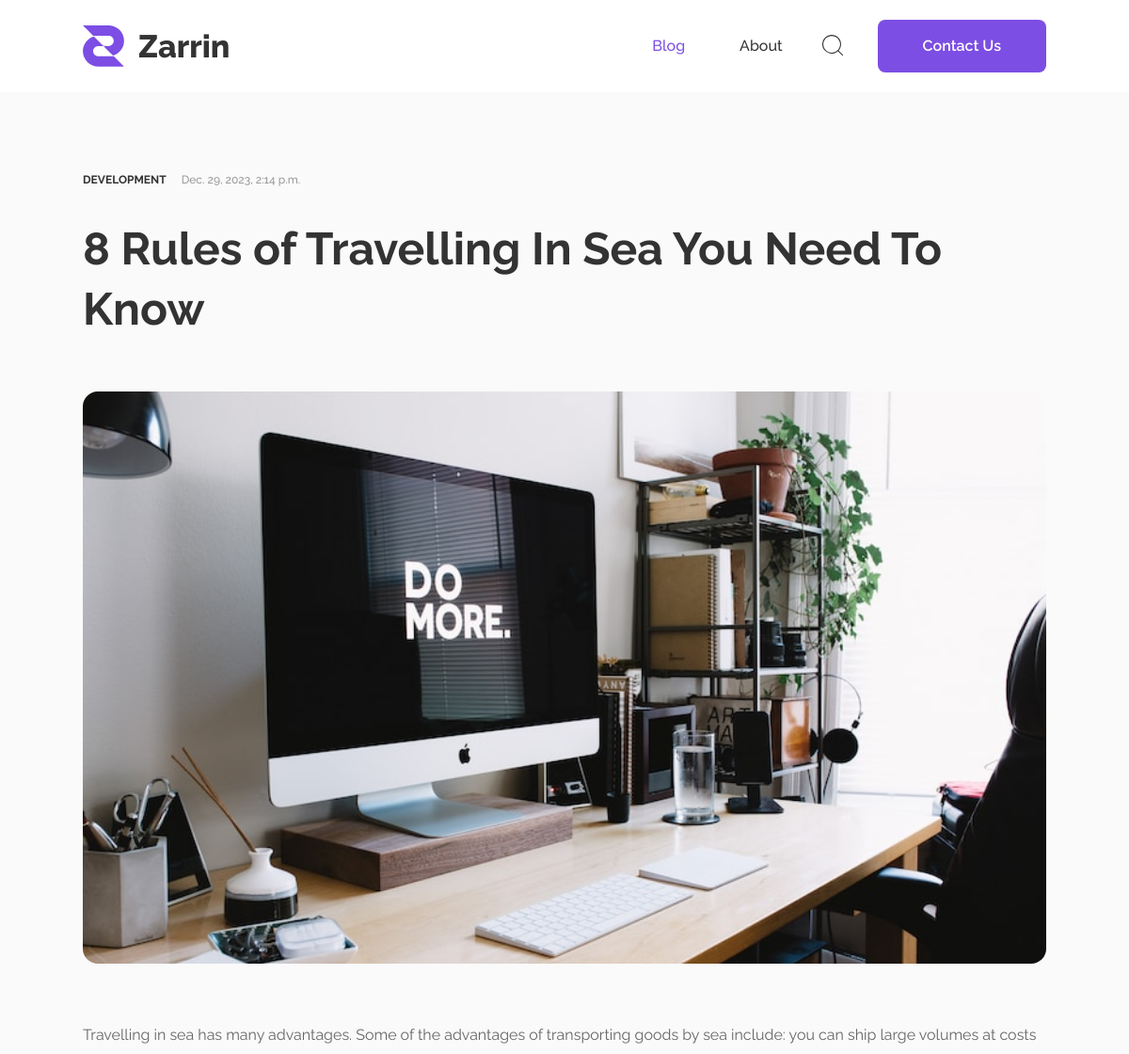
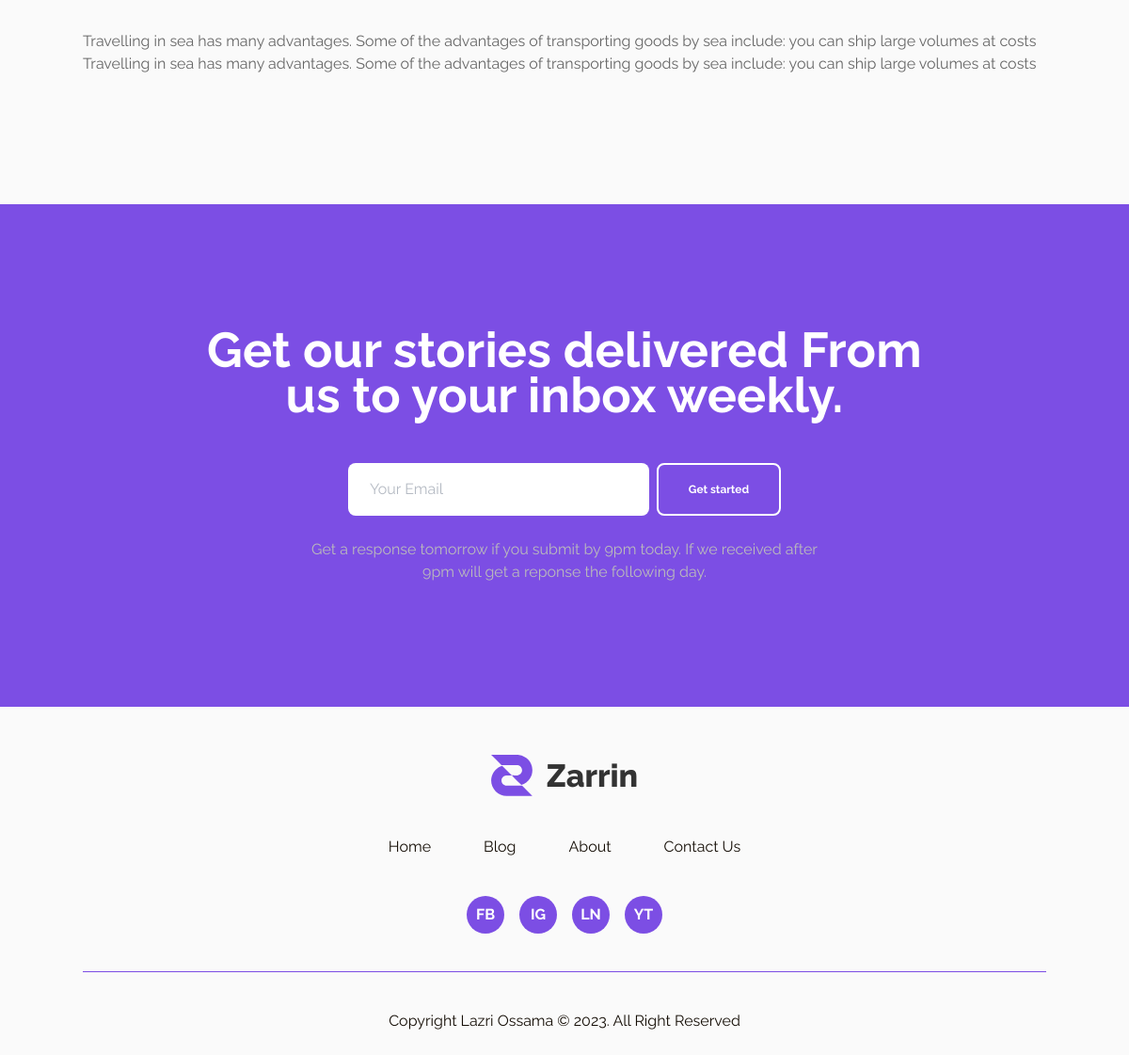
Page /blog/3/ on the committed database (2 pictures, top to bottom).
### main/models.py (models this page shows, shortened)
class Blog(models.Model):
    category = models.CharField(max_length=255)
    image = models.ImageField(upload_to='blog_images/', default='images/best2.jpg')
    time_published = models.DateTimeField(auto_now_add=True)
    title = models.CharField(max_length=255)
    brief = models.TextField()
    body = models.TextField()

### main/views.py (the view)
# urls.py: path('blog/<int:blog_id>/', views.blog_detail, name='blog_detail'),
def blog_detail(request, blog_id):
    blog = get_object_or_404(Blog, pk=blog_id)
    return render(request, 'main/blog_detail.html', {'blog': blog})

### main/templates/main/blog_detail.html (shortened to what this page needs)
{% extends 'main/base.html' %}
{% block content %}
    <div class="lg:px-0 px-6 mt-12 md:mt-[1.45rem] lg:mt-[5.25rem] mb-[4.87rem] md:mb-[8.36rem] lg:mb-[8.56rem] container mx-auto">
        <div class="flex items-center gap-[0.84rem] lg:gap-4 mb-[1.19rem] md:mb-[1.74rem] lg:mb-8">
            <span class="text-[#333] text-[0.63088rem] lg:text-[0.75rem] font-bold leading-[150%]">{{ blog.category }}</span>
            <small class="text-[#999] text-[0.63088rem] lg:text-[0.75rem] font-medium leading-[150%]">{{ blog.time_published }}</small>
        </div>
        <h2 class="text-[#333] text-2xl md:text-[2.5235rem] lg:text-5xl max-w-[16rem] md:max-w-[53.83rem] lg:max-w-[64rem] mb-8 md:mb-[2.92rem] lg:mb-[3.5rem] font-bold leading-[2.05138rem] md:leading-[3.36rem] lg:leading-[4rem]">{{ blog.title }}</h2>
        <img src="{{ blog.image.url }}" class="h-[12.75rem] md:h-[31.96rem] lg:h-[38rem] lg:rounded-2xl w-full object-cover rounded-[0.84119rem] mb-[3.81rem] md:mb-[3.42rem] lg:mb-16" alt="{{ blog.title }}">
        <p class="text-[#666] text-[0.84119rem] lg:text-base mb-8 lg:mb-10 leading-[150%]">{{ blog.brief }}</p>
        <p class="text-[#666] text-[0.84119rem] lg:text-base leading-[150%]">{{ blog.body }}</p>
    </div>
    {% include 'main/sections/contact.html' %}
{% endblock %}

### main/static/main/css/styles.css (style rules this page uses)
* { font-family: 'Raleway', sans-serif; }

### rows in the picture
Blog: category "DEVELOPMENT", time_published "Dec. 29, 2023, 2:14 p.m.", title "8 Rules of Travelling In Sea You Need To Know", image (picture), brief "Travelling in sea has many advantages. Some of the advantages of transporting goods by sea include: you can ship large volumes at costs", body "Travelling in sea has many advantages. Some of the advantages of transporting goods by sea include: you can ship large volumes at costs Travelling in sea has many advantages. Some of the advantages of transporting goods by sea include: you can ship large volumes at costs"
